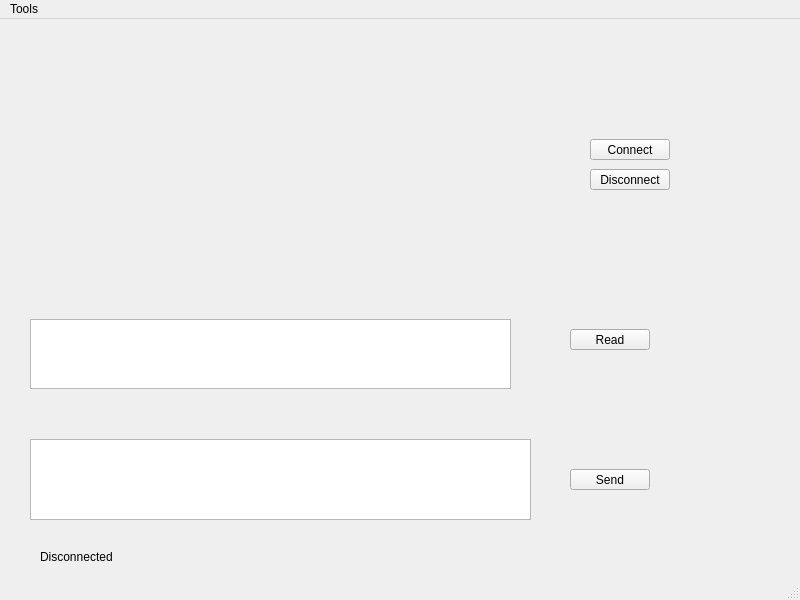
<?xml version="1.0" encoding="UTF-8"?>
<ui version="4.0">
 <class>MainWindow</class>
 <widget class="QMainWindow" name="MainWindow">
  <property name="geometry">
   <rect>
    <x>0</x>
    <y>0</y>
    <width>800</width>
    <height>600</height>
   </rect>
  </property>
  <property name="windowTitle">
   <string>Qt Serial Monitor</string>
  </property>
  <widget class="QWidget" name="centralwidget">
   <widget class="QPlainTextEdit" name="plainTextEditSnd">
    <property name="geometry">
     <rect>
      <x>30</x>
      <y>420</y>
      <width>501</width>
      <height>81</height>
     </rect>
    </property>
   </widget>
   <widget class="QPushButton" name="pushButtonConnectSerial">
    <property name="geometry">
     <rect>
      <x>590</x>
      <y>120</y>
      <width>80</width>
      <height>21</height>
     </rect>
    </property>
    <property name="text">
     <string>Connect</string>
    </property>
   </widget>
   <widget class="QPushButton" name="pushButtonDisconnectSerial">
    <property name="geometry">
     <rect>
      <x>590</x>
      <y>150</y>
      <width>80</width>
      <height>21</height>
     </rect>
    </property>
    <property name="text">
     <string>Disconnect</string>
    </property>
   </widget>
   <widget class="QPushButton" name="pushButtonSend">
    <property name="geometry">
     <rect>
      <x>570</x>
      <y>450</y>
      <width>80</width>
      <height>21</height>
     </rect>
    </property>
    <property name="text">
     <string>Send</string>
    </property>
   </widget>
   <widget class="QLabel" name="labelConnectionStatus">
    <property name="geometry">
     <rect>
      <x>40</x>
      <y>530</y>
      <width>731</width>
      <height>16</height>
     </rect>
    </property>
    <property name="text">
     <string>Disconnected</string>
    </property>
   </widget>
   <widget class="QPushButton" name="pushButton">
    <property name="geometry">
     <rect>
      <x>570</x>
      <y>310</y>
      <width>80</width>
      <height>21</height>
     </rect>
    </property>
    <property name="text">
     <string>Read</string>
    </property>
   </widget>
   <widget class="QPlainTextEdit" name="plainTextEditRec">
    <property name="geometry">
     <rect>
      <x>30</x>
      <y>300</y>
      <width>481</width>
      <height>70</height>
     </rect>
    </property>
   </widget>
  </widget>
  <widget class="QMenuBar" name="menubar">
   <property name="geometry">
    <rect>
     <x>0</x>
     <y>0</y>
     <width>800</width>
     <height>20</height>
    </rect>
   </property>
   <widget class="QMenu" name="menuTools">
    <property name="title">
     <string>Tools</string>
    </property>
    <addaction name="actionSerial_Configuration"/>
   </widget>
   <addaction name="menuTools"/>
  </widget>
  <widget class="QStatusBar" name="statusbar"/>
  <action name="actionSerial_Configuration">
   <property name="text">
    <string>Serial Configuration...</string>
   </property>
  </action>
 </widget>
 <resources/>
 <connections/>
</ui>
